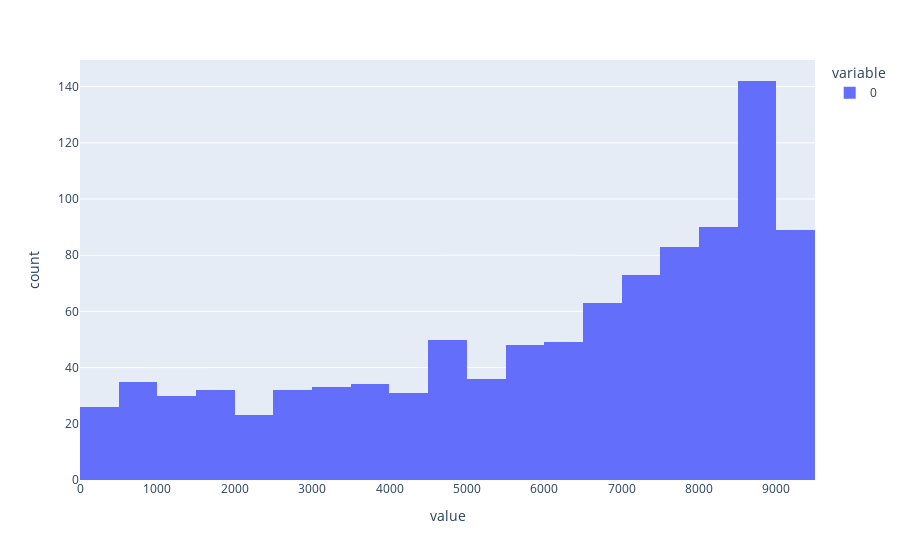

Notebook code for this chart:
### Code cell
import editdistance
# s1 = seqs[0]
# s2 = seqs[1]
# d = dists['TenSlide']
# r = 20
# i = d[r,0]
# j = d[r,1]
# d = d[r,2]
# ED = editdistance.distance(seqs[i],seqs[j])
# print('exact ED = {}, reported ED = {}'.format(ED, d))
dist = dists['ED']
fig = px.histogram(dist[:,2],nbins=30)
fig.show()

### Figure 1 — Plotly figure (JSON) as saved in the notebook; plotly's stock layout.template omitted (floating-point values rounded to 4 significant figures; data arrays with more than 128 entries replaced by an {"elided": "..."} marker saying what was removed)
{"data": [{"alignmentgroup": "True", "bingroup": "x", "hovertemplate": "variable=0<br>value=%{x}<br>count=%{y}<extra></extra>", "legendgroup": "0", "marker": {"color": "#636efa"}, "name": "0", "nbinsx": 30, "offsetgroup": "0", "orientation": "v", "showlegend": true, "type": "histogram", "x": {"elided": "999 int values"}, "xaxis": "x", "yaxis": "y"}], "layout": {"barmode": "relative", "legend": {"title": {"text": "variable"}, "tracegroupgap": 0}, "margin": {"t": 60}, "xaxis": {"anchor": "y", "domain": [0.0, 1.0], "title": {"text": "value"}}, "yaxis": {"anchor": "x", "domain": [0.0, 1.0], "title": {"text": "count"}}}}
